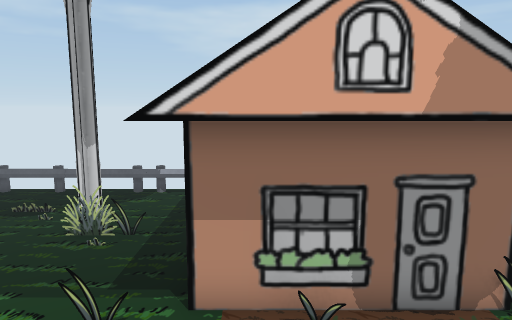
View 1 (above)

12 first-person views from a walk through a Unity game level. The camera is 1.5 m above the floor, tilts 8° down and sees 70° across. The floor is counted in squares, 0.5 m on a side. Each view is taken from the middle of a square. On the plan, view 1 faces up. The plan holds only what a view shows up to about 20 squares ahead; the rest is blank. The place goes on beyond the plan. The player is left out. Some surface patterns are stand-ins.

View 2
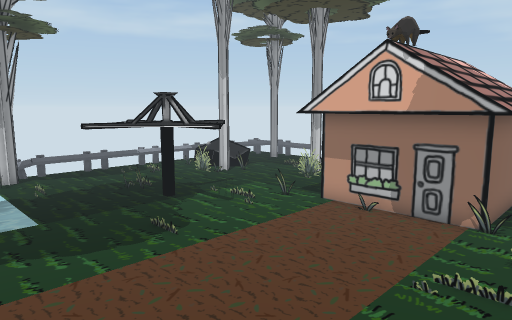

View 3
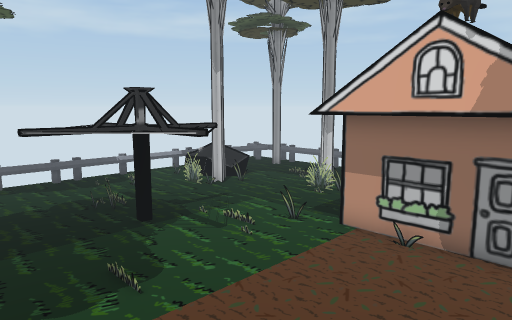

View 4
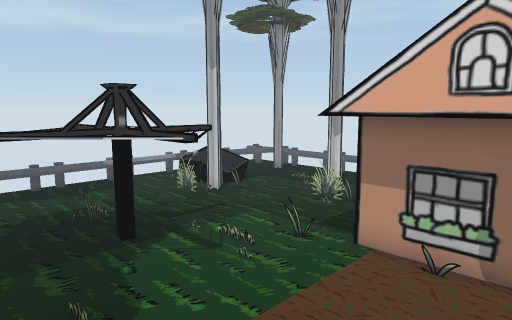

View 5
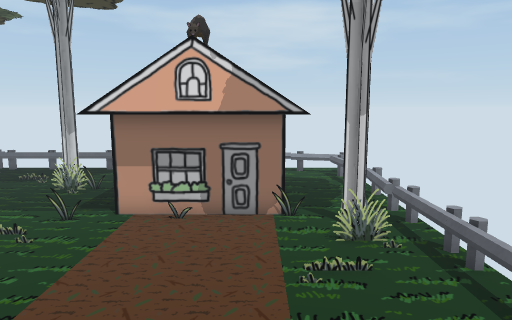

View 6
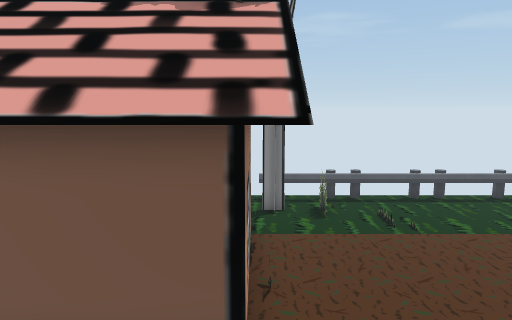

View 7
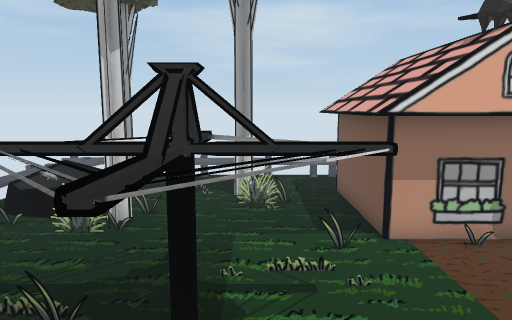

View 8
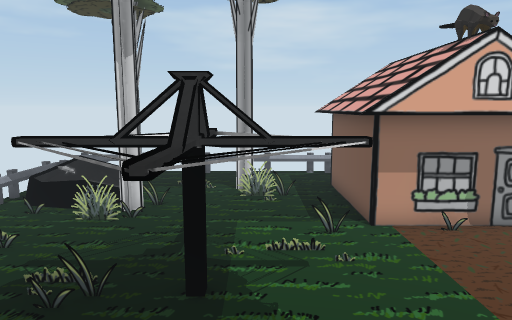

View 9
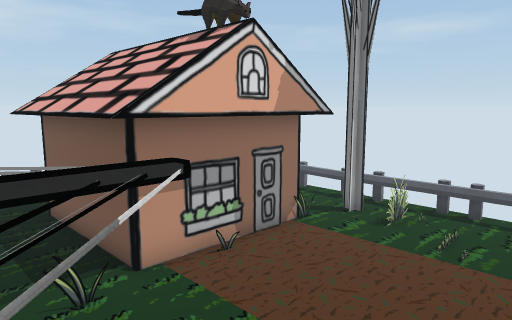

View 10
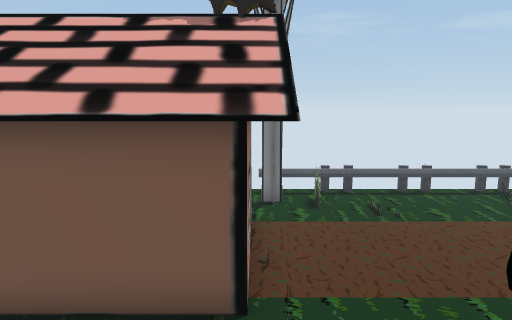

View 11
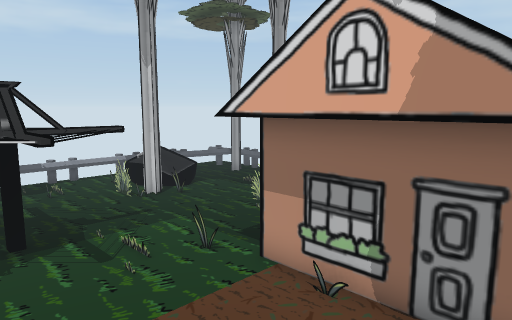

View 12
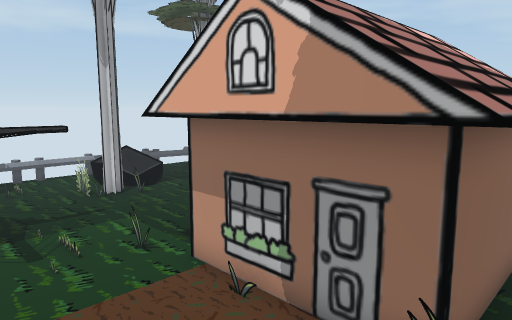

### Floor plan
Key: @ floor where view 1 was taken; # wall or solid block; . floor; H house; R rock; T thing the floor can be seen under or through; E tree; O other object.
Columns run from 13 left of view 1 to 7 right of it. Each row starts with its distance up from view 1.
 11            ##HHHH
 10         ####HHHHH ...
  9    R #   # HHHHHHH..O
  8  ORRR#   OOHHHHHHH
  7  ORR###   .HHHHHHH
  6  O.O#OO ...HHHHHHH
  5  O... .....HHHH##HTT
  4  O.O. .OTT..HHH  HT#
  3  O....TTTTO...... T#O
  2   ...#OOOOOO......  O
  1    ...OOOOO.........O
  0 EO ....OOO...@......
 -1 E #.....O...........O
 -2   OO ...............O
 -3          .  .... ..OO
 -4          .  ...    .O
 -5                 .  .

Positions as (right, up) in squares from view 1, and headings:
1: (0, 0), facing up
2: (6, -5), facing up-left
3: (4, -3), facing up-left
4: (3, -2), facing up-left
5: (3, -5), facing up
6: (-5, 5), facing right
7: (-4, -3), facing up
8: (-4, -4), facing up
9: (-4, -1), facing up-right
10: (-6, 5), facing right
11: (4, 0), facing up-left
12: (5, 1), facing up-left
